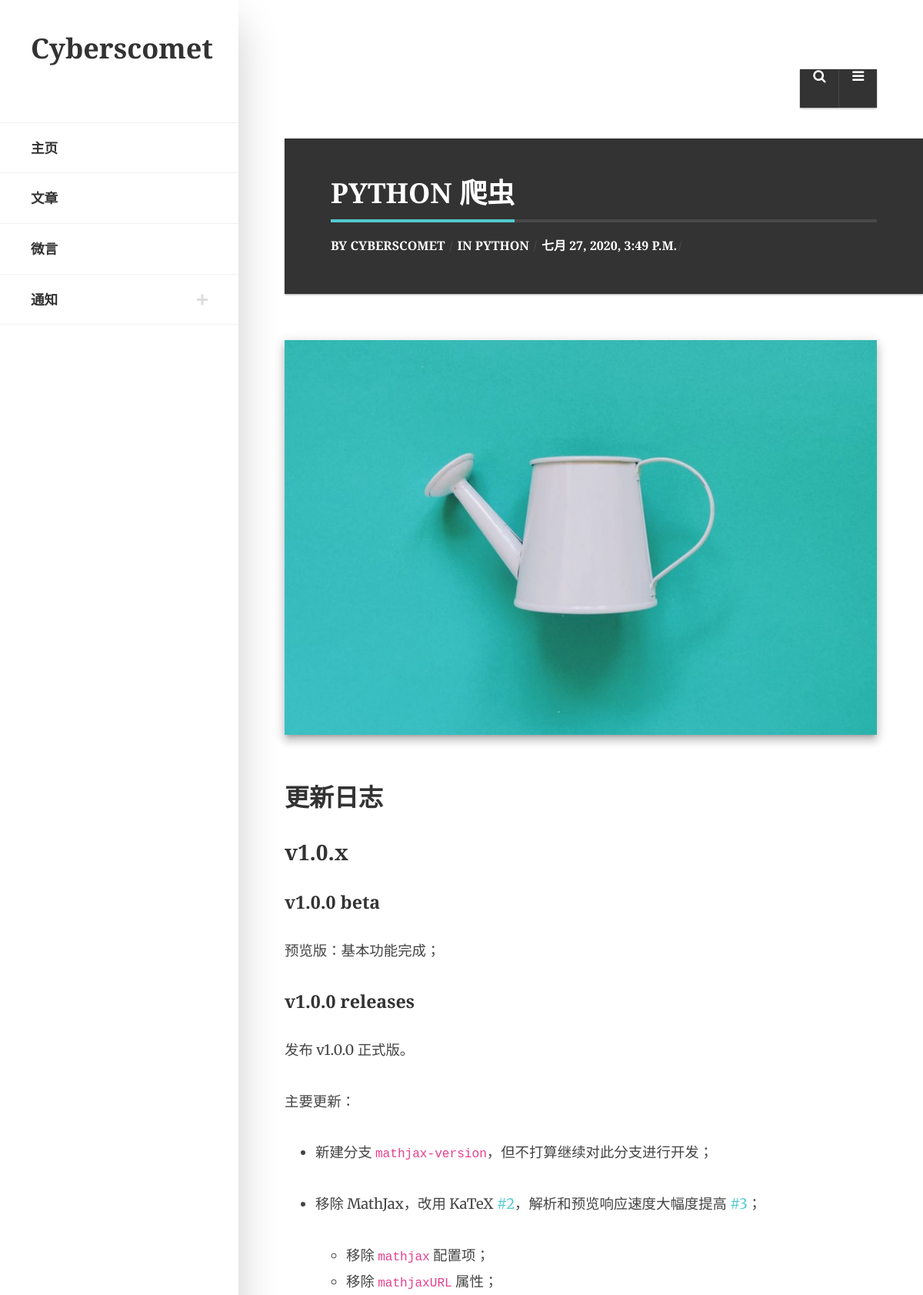
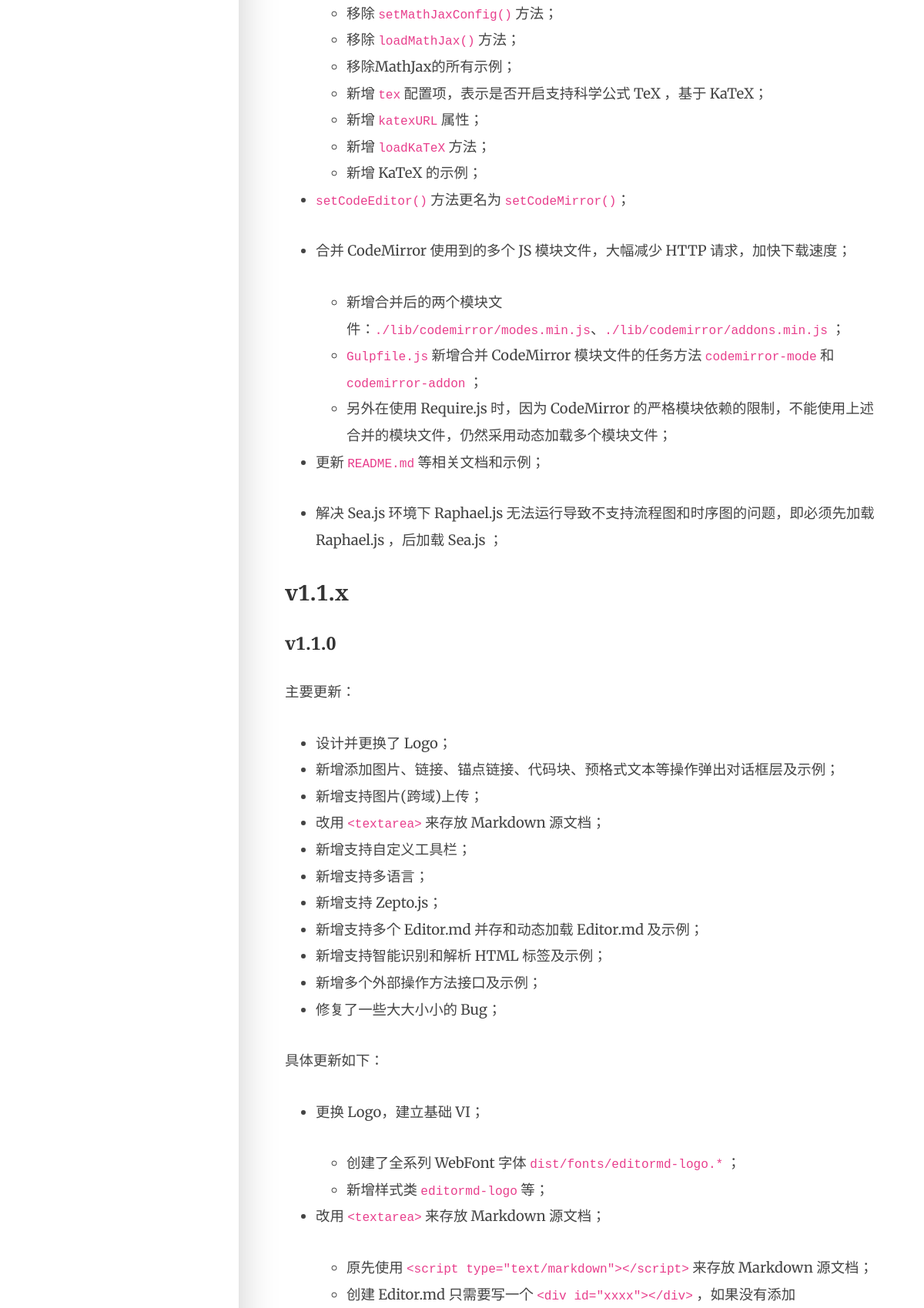
The app's page /article_detail/5 (upper part) with its own data (2 pictures, top to bottom).
### apps/CybersCometBlog/models.py (models this page shows, shortened)
class Article(models.Model):
    title = models.CharField(max_length=100, verbose_name='标题')
    author = models.CharField(max_length=50, verbose_name='作者')
    description = models.CharField(max_length=200, verbose_name='摘要')
    thumbnail = models.URLField(verbose_name='链接')
    main_photo_link = models.CharField(max_length=200, verbose_name='主图片地址', default='None')
    content = MDTextField(verbose_name='内容')
    category = models.ForeignKey(Category, on_delete=models.SET_NULL, null=True, verbose_name='分类')
    tag = models.ManyToManyField(Tag, verbose_name='标签', blank=True)
    comment = models.ManyToManyField(Comment, verbose_name='评论', blank=True)
    publish_time = models.DateTimeField(auto_now_add=True, verbose_name='发布时间')
    show_on_index_or_not = models.BooleanField(default=False, verbose_name='是否在首页显示')
    show_on_top_index_or_not = models.BooleanField(default=False, verbose_name='是否在轮播显示')
    class Meta:
        verbose_name = '文章'
        verbose_name_plural = verbose_name

class Category(models.Model):
    name = models.CharField(max_length=100, verbose_name='分类名')
    create_time = models.DateTimeField(auto_now_add=True, verbose_name='创建时间')
    class Meta:
        verbose_name = '分类'
        verbose_name_plural = verbose_name
    def __str__(self):
        return self.name

### apps/CybersCometBlog/tracking_view.py (the view)
    def wrapper(request, *args, **kwargs):
        tacking_info(request)
        return func(request, *args, **kwargs)

### apps/CybersCometBlog/models.py (called while the page is built)
    def __str__(self):
        return self.name

### apps/CybersCometBlog/tracking_view.py (called while the page is built)
def user_tracking(func):
    def wrapper(request, *args, **kwargs):
        tacking_info(request)
        return func(request, *args, **kwargs)
    return wrapper

def tacking_info(request):
    update_visit_number()
    update_user_ip(request)
    update_day_visit_number()

def update_visit_number():
    count_nums = VisitNumber.objects.filter(id=1)
    if count_nums:
        count_nums = count_nums[0]
        count_nums.count = F('count') + 1
    else:
        count_nums = VisitNumber()
        count_nums.count = 1
    count_nums.save()

def update_user_ip(request):
    if 'HTTP_X_FORWARDED_FOR' in request.META:  # 获取 ip
        client_ip = request.META['HTTP_X_FORWARDED_FOR']
        client_ip = client_ip.split(",")[0]  # 所以这里是真实的 ip
    else:
        client_ip = request.META['REMOTE_ADDR']  # 这里获得代理 ip
    userIP_item = UserIP.objects.create()
    userIP_item.ip_address = client_ip
    userIP_item.ip_location = "TBA"
    userIP_item.end_point = request.path
    userIP_item.day = timezone.now().date()
    userIP_item.save()

def update_day_visit_number():
    date = timezone.now().date()
    today = DayNumber.objects.filter(day=date)
    if today:
        temp = today[0]
        temp.count += 1
    else:
        temp = DayNumber()
        temp.dayTime = date
        temp.count = 1
    temp.save()

### static/templates/article_detail.html (shortened to what this page needs)
﻿{% load static %}
<!DOCTYPE html>
<html lang="en-US">
<head>
    <link href="{% static 'src/css/bootstrap.min.css' %}" rel="stylesheet" type="text/css">
    <link href="{% static 'src/css/fontawesome.css' %}" rel="stylesheet" type="text/css">
    <link href="{% static 'src/css/featherlight.css' %}" rel="stylesheet" type="text/css">
    <link href="{% static 'src/css/rrssb.css' %}" rel="stylesheet" type="text/css">
    <link href="{% static 'src/css/style.css' %}" rel="stylesheet" type="text/css">
</head>
<body>
<div id="eskimo-site-wrapper">
    <main id="eskimo-main-container">
        <div class="container">
            <div id="eskimo-sidebar">
                <div id="eskimo-sidebar-wrapper" class="d-flex align-items-start flex-column h-100 w-100">
                    <div id="eskimo-logo-cell" class="w-100">
                        <a class="eskimo-logo-link" href="index.html">
                            <h1>Cyberscomet</h1>
                        </a>
                    </div>
                    <div id="eskimo-sidebar-cell" class="w-100">
                        <nav id="eskimo-main-menu" class="menu-main-menu-container">
                            <ul class="eskimo-menu-ul">
                                <li><a href="/index">主页</a></li>
                                <li><a href="/article_list/1">文章</a></li>
                                <li><a href="/about">微言</a></li>
                                <li><a href="#">通知</a>
                                </li>
                            </ul>
                        </nav>
                    </div>
                </div>
            </div>
            <ul class="eskimo-top-icons">
                <li id="eskimo-panel-icon">
                    <a href="#eskimo-panel" class="eskimo-panel-open"><i class="fa fa-bars"></i></a>
                </li>
                <li id="eskimo-search-icon">
                    <a id="eskimo-open-search" href="#"><i class="fa fa-search"></i></a>
                </li>
            </ul>
            <div class="clearfix"></div>
            <div class="eskimo-page-title">
                <h1><span>{{ article.title }}</span></h1>
                <div class="eskimo-page-title-meta">
                    <div class="eskimo-author-meta">
                        By <a class="author-meta" href="author.html">{{ article.author }}</a>
                    </div>
                    <div class="eskimo-cat-meta">
                        In <a href="category.html">{{ article.category }}</a>
                    </div>
                    <div class="eskimo-date-meta">{{ article.publish_time }}</div>
                </div>
            </div>
            <div class="eskimo-featured-img">
                <img src="{{ article.main_photo_link }}" alt="" class="w-100"/>
            </div>
            <div class="eskimo-page-content">
                <p>{{ article.content|safe }}</p>
            </div>
        </div>
    </main>
</div>
</body>
</html>

### records on screen
Article: title "PYTHON 爬虫", author "CYBERSCOMET", category "PYTHON", publish_time "七月 27, 2020, 3:49 P.M.", main_photo_link (picture), content "更新日志 v1.0.x v1.0.0 beta 预览版：基本功能完成； v1.0.0 releases 发布 v1.0.0 正式版。 主要更新： 新建分支 mathjax-version ，但不打算继续对此分支进行开发； 移除 MathJax，改用 KaTeX #2 ，解析和预览响应速度大幅度提高 #3 ； 移除 mathjax 配置项； 移除 mathjaxURL 属性； 移除 setMathJaxConfig() 方法； 移除 loadMathJax() 方法； 移除MathJax的所有示例； 新增 tex 配置项，表示是否开启支持科学公式 TeX ，基于 KaTeX； 新增 katexURL 属性； 新增 loadKaTeX 方法； 新增 KaTeX 的示例； setCodeEditor() 方法更名为 setCodeMirror() ； 合并 CodeMirror 使用到的多个 JS 模块文件，大幅减少 HTTP 请求，加快下载速度； 新增合并后的两个模块文件： ./lib/codemirror/modes.min.js 、 ./lib/codemirror/addons.min.js ； Gulpfile.js 新增合并 CodeMirror 模块文件的任务方法 codemirror-mode 和 codemirror-addon ； 另外在使用 Require.js 时，因为 CodeMirror 的严格模块依赖的限制，不能使用上述合并的模块文件，仍然采用动态加载多个模块文件； 更新 README.md 等相关文档和示例； 解决 Sea.js 环境下…"
